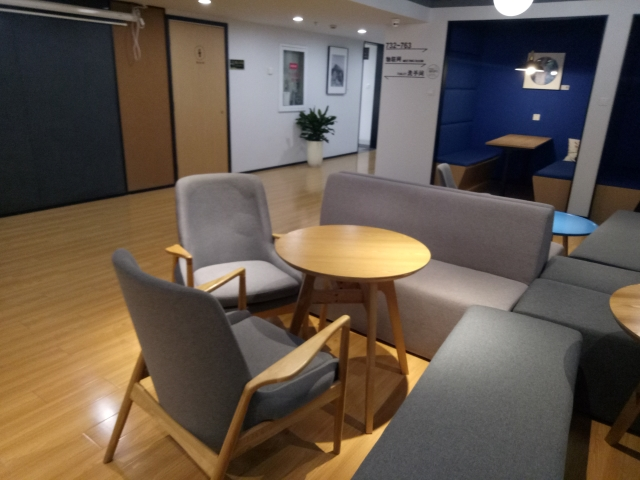
#> input picture 资源/实例代码/8.4.2-1  霍夫线变换/stardust/workshop.jpg, 640 x 480 px
$ python stardust.py
#> lines starting #> are read from the running program, lines starting #| are printed output that depends on the picture; after the words box and inside, x2 and y2 are one past the last pixel; in counts of white or black regions, pixels touching at a corner belong together
#file      stardust.py
#author    凡尘(Kevin Brooks)
#version   1.0
#date      2020_08_04
#github    https://github.com/stardust-scitech/OpenCM
#copyright Copyright (C) 2018, Stardust Studio, All Rights Reserved
#license   http://www.apache.org/licenses/LICENSE-2.0

#导入cv2模块，定义别名为cv
import cv2 as cv
#导入数学运算库，定义别名为np
import numpy as np

#载入图片
img = cv.imread("workshop.jpg")
#> img is the input picture: shape (480, 640, 3); mean B, G, R 77.4, 88.8, 101.5
#BGR转灰度
gray = cv.cvtColor(img,cv.COLOR_BGR2GRAY)
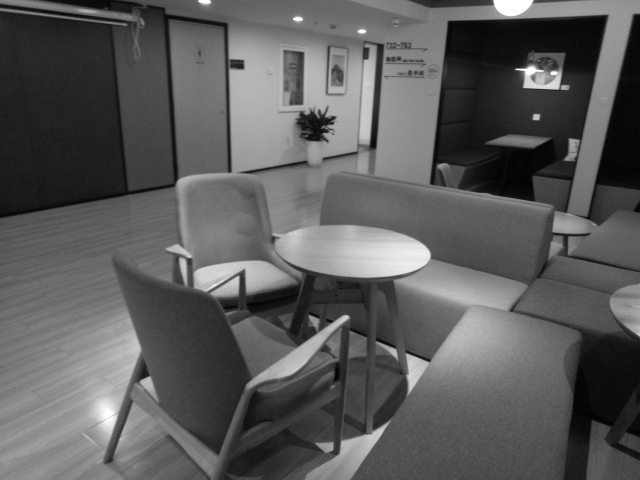
#> gray: shape (480, 640); min 1, max 255, mean 91.3
#边缘检测
edges = cv.Canny(gray,50,150,apertureSize = 3)
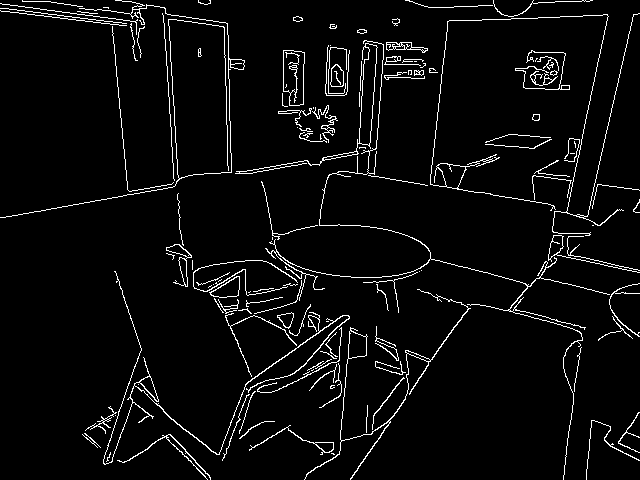
#> edges: shape (480, 640); 4.4% white in thin lines or dots
#检测到的边缘进行霍夫直线检测
lines = cv.HoughLines(edges,1,np.pi/180,100)
#> lines = 37 rows, first 8: [214, 1.4], [620, 0.227], [115, 1.73], [10, 1.69], [36, 1.54], [558, 0.593], [215, 1.38], [-5, 1.71]

for line in lines:
    #获得直线的截距和夹角
    rho,theta = line[0]
    #求取直线两端点坐标
    a = np.cos(theta)
    b = np.sin(theta)
    x0 = a*rho
    y0 = b*rho
    x1 = int(x0 + 1000*(-b))
    y1 = int(y0 + 1000*(a))
    x2 = int(x0 - 1000*(-b))
    y2 = int(y0 - 1000*(a))
    #两点连线
    cv.line(img,(x1,y1),(x2,y2),(255,0,0),2)
#> this loop made 37 passes
#> (rho, theta, a, b, x0, y0, x1, y1) on passes 1 to 12: (214, 1.4, 0.174, 0.985, 37.16, 210.7, -947, 384), (620, 0.227, 0.974, 0.225, 604.1, 139.5, 379, 1113), (115, 1.73, -0.156, 0.988, -17.99, 113.6, -1005, -42), (10, 1.69, -0.122, 0.993, -1.22, 9.93, -993, -111), (36, 1.54, 0.0349, 0.999, 1.26, 35.98, -998, 70), (558, 0.593, 0.829, 0.559, 462.6, 312, -96, 1141), (215, 1.38, 0.191, 0.982, 41.02, 211, -940, 401), (-5, 1.71, -0.139, 0.99, 0.696, -4.95, -989, -144), (3, 1.71, -0.139, 0.99, -0.418, 2.97, -990, -136), (-161, 3.07, -0.998, 0.0698, 160.6, -11.23, 90, -1008), (-167, 3.09, -0.999, 0.0523, 166.8, -8.74, 114, -1007), (455, 0.96, 0.574, 0.819, 261, 372.7, -558, 946)
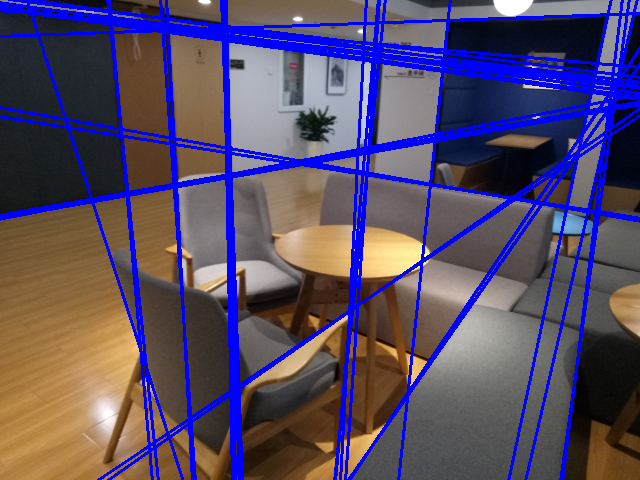
#> img: shape (480, 640, 3); 15.27% of pixels changed, all inside (x1, y1, x2, y2) = (0, 0, 640, 480)
#显示处理后的图像
cv.imshow("Hough image",img)
#等待按下任意按键继续运行下一条语句
cv.waitKey(0)
